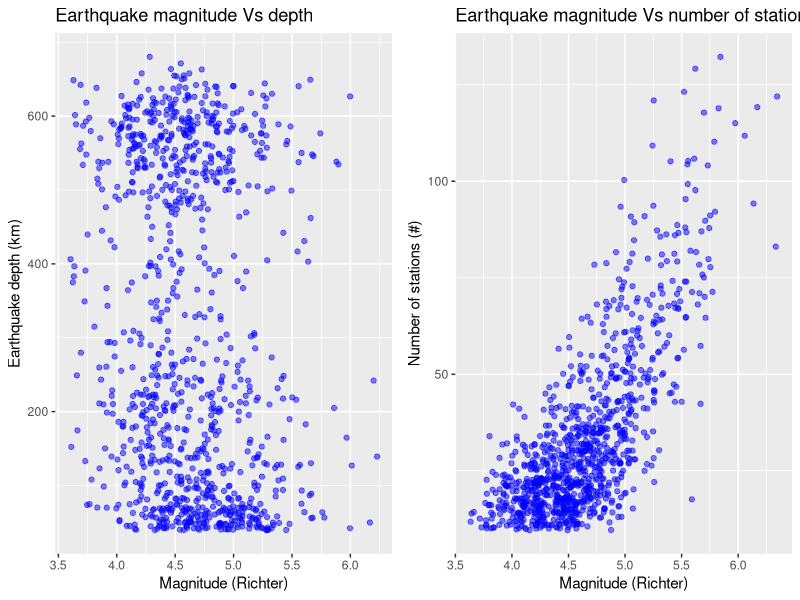

The R script that drew this image:
## ---- chunk 1
library(ggplot2)
library(gridExtra)

plot1 <- ggplot(quakes) +
      geom_jitter(aes(quakes$mag, quakes$depth), height = 0.4, width = 0.4, alpha = 0.5, color = "blue") +
      xlab("Magnitude (Richter)") +
      ylab('Earthquake depth (km)') +
      ggtitle('Earthquake magnitude Vs depth')
plot2 <- ggplot(quakes) +
      geom_jitter(aes(quakes$mag, quakes$stations), height = 0.4, width = 0.4, alpha = 0.5, color = "blue") +
      xlab("Magnitude (Richter)") +
      ylab('Number of stations (#)') +
      ggtitle('Earthquake magnitude Vs number of stations')
grid.arrange(plot1, plot2, ncol=2)
